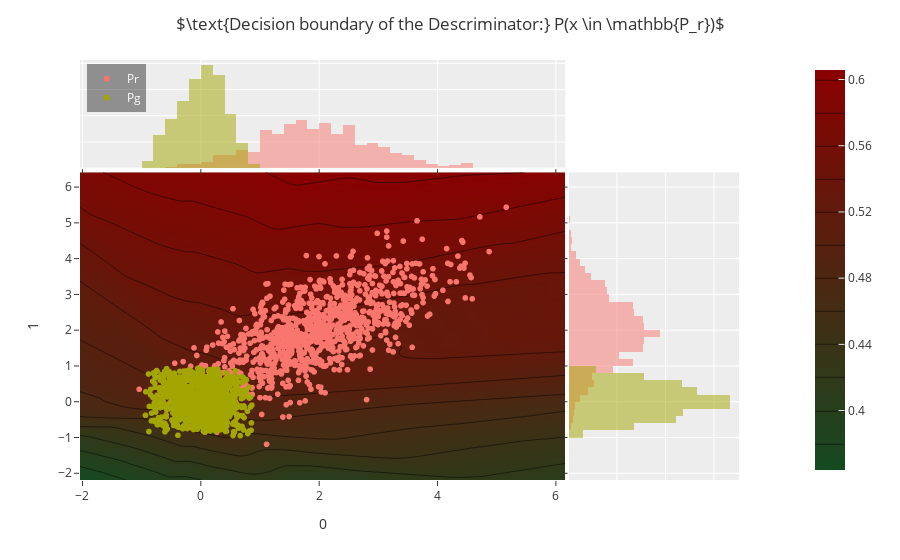

The notebook cell this image was saved under:
### Markdown cell above
# Test out Discriminator

### Code cell
# Parse data into an (X, y) tuple
X, y= Parser.to_ml_tuple(data= (Pr_sampled, Pg_sampled))
# Compute and plot decision boundary of the Discriminator
fig = GANvis.plot_decision_boundary(data= (X, y) , mdl= gan.D).show(config=GANvis.config)

### Figure 1 — Plotly figure (JSON) as saved in the notebook; plotly's stock layout.template omitted (floating-point values rounded to 4 significant figures; data arrays with more than 128 entries replaced by an {"elided": "..."} marker saying what was removed)
{"data": [{"hovertemplate": "=Pr<br>0=%{x}<br>1=%{y}<extra></extra>", "legendgroup": "Pr", "marker": {"color": "#F8766D", "symbol": "circle"}, "mode": "markers", "name": "Pr", "showlegend": true, "type": "scattergl", "x": {"elided": "1000 float values"}, "xaxis": "x", "y": {"elided": "1000 float values"}, "yaxis": "y"}, {"alignmentgroup": "True", "bingroup": "x", "hovertemplate": "=Pr<br>0=%{x}<br>count=%{y}<extra></extra>", "legendgroup": "Pr", "marker": {"color": "#F8766D"}, "name": "Pr", "offsetgroup": "Pr", "opacity": 0.5, "showlegend": false, "type": "histogram", "x": {"elided": "1000 float values"}, "xaxis": "x3", "yaxis": "y3"}, {"alignmentgroup": "True", "bingroup": "y", "hovertemplate": "=Pr<br>1=%{y}<br>count=%{x}<extra></extra>", "legendgroup": "Pr", "marker": {"color": "#F8766D"}, "name": "Pr", "offsetgroup": "Pr", "opacity": 0.5, "showlegend": false, "type": "histogram", "xaxis": "x2", "y": {"elided": "1000 float values"}, "yaxis": "y2"}, {"hovertemplate": "=Pg<br>0=%{x}<br>1=%{y}<extra></extra>", "legendgroup": "Pg", "marker": {"color": "#A3A500", "symbol": "circle"}, "mode": "markers", "name": "Pg", "showlegend": true, "type": "scattergl", "x": {"elided": "1000 float values"}, "xaxis": "x", "y": {"elided": "1000 float values"}, "yaxis": "y"}, {"alignmentgroup": "True", "bingroup": "x", "hovertemplate": "=Pg<br>0=%{x}<br>count=%{y}<extra></extra>", "legendgroup": "Pg", "marker": {"color": "#A3A500"}, "name": "Pg", "offsetgroup": "Pg", "opacity": 0.5, "showlegend": false, "type": "histogram", "x": {"elided": "1000 float values"}, "xaxis": "x3", "yaxis": "y3"}, {"alignmentgroup": "True", "bingroup": "y", "hovertemplate": "=Pg<br>1=%{y}<br>count=%{x}<extra></extra>", "legendgroup": "Pg", "marker": {"color": "#A3A500"}, "name": "Pg", "offsetgroup": "Pg", "opacity": 0.5, "showlegend": false, "type": "histogram", "xaxis": "x2", "y": {"elided": "1000 float values"}, "yaxis": "y2"}, {"colorbar": {"ticks": "inside", "title": {"side": "right"}, "x": 1.1}, "colorscale": [[0, "#154a21"], [1, "#8a0000"]], "contours": {"coloring": "heatmap"}, "hovertemplate": "Sample value: %{x: .2f} <br>D's p() of being a real sample = %{z: ,.0%}", "name": "contourplot", "type": "contour", "x": [-2.042, -1.942, -1.842, -1.742, -1.642, -1.542, -1.442, -1.342, -1.242, -1.142, -1.042, -0.942, -0.842, -0.742, -0.642, -0.542, -0.442, -0.342, -0.242, -0.142, -0.04199, 0.05801, 0.158, 0.258, 0.358, 0.458, 0.558, 0.658, 0.758, 0.858, 0.958, 1.058, 1.158, 1.258, 1.358, 1.458, 1.558, 1.658, 1.758, 1.858, 1.958, 2.058, 2.158, 2.258, 2.358, 2.458, 2.558, 2.658, 2.758, 2.858, 2.958, 3.058, 3.158, 3.258, 3.358, 3.458, 3.558, 3.658, 3.758, 3.858, 3.958, 4.058, 4.158, 4.258, 4.358, 4.458, 4.558, 4.658, 4.758, 4.858, 4.958, 5.058, 5.158, 5.258, 5.358, 5.458, 5.558, 5.658, 5.758, 5.858, 5.958, 6.058, 6.158], "y": [-2.188, -2.087, -1.987, -1.887, -1.787, -1.687, -1.587, -1.487, -1.387, -1.287, -1.187, -1.087, -0.9875, -0.8875, -0.7875, -0.6875, -0.5875, -0.4875, -0.3875, -0.2875, -0.1875, -0.0875, 0.0125, 0.1125, 0.2125, 0.3125, 0.4125, 0.5125, 0.6125, 0.7125, 0.8125, 0.9125, 1.013, 1.113, 1.213, 1.313, 1.413, 1.513, 1.613, 1.713, 1.813, 1.913, 2.013, 2.113, 2.213, 2.313, 2.413, 2.513, 2.613, 2.713, 2.813, 2.913, 3.013, 3.113, 3.213, 3.313, 3.413, 3.513, 3.613, 3.713, 3.813, 3.913, 4.013, 4.113, 4.213, 4.313, 4.413, 4.513, 4.613, 4.713, 4.813, 4.913, 5.013, 5.113, 5.213, 5.313, 5.413, 5.513, 5.613, 5.713, 5.813, 5.913, 6.013, 6.113, 6.213, 6.313, 6.413], "z": {"elided": "87x83 float values"}}], "layout": {"barmode": "overlay", "legend": {"bgcolor": "rgba(0,0,0,0.4)", "font": {"color": "white"}, "title": {"text": ""}, "tracegroupgap": 0, "x": 0.01, "xanchor": "left", "y": 0.99, "yanchor": "top"}, "margin": {"t": 60}, "title": {"text": "$\\text{Decision boundary of the Descriminator:} P(x \\in \\mathbb{P_r})$"}, "xaxis": {"anchor": "y", "domain": [0, 0.7363], "title": {"text": "0"}}, "xaxis2": {"anchor": "y2", "domain": [0.7413, 1], "matches": "x2", "showline": false, "showticklabels": false, "ticks": ""}, "xaxis3": {"anchor": "y3", "domain": [0, 0.7363], "matches": "x", "showticklabels": false}, "xaxis4": {"anchor": "y4", "domain": [0.7413, 1], "matches": "x2", "showline": false, "showticklabels": false, "ticks": ""}, "yaxis": {"anchor": "x", "domain": [0, 0.7326], "title": {"text": "1"}}, "yaxis2": {"anchor": "x2", "domain": [0, 0.7326], "matches": "y", "showticklabels": false}, "yaxis3": {"anchor": "x3", "domain": [0.7426, 1], "matches": "y3", "showline": false, "showticklabels": false, "ticks": ""}, "yaxis4": {"anchor": "x4", "domain": [0.7426, 1], "matches": "y3", "showline": false, "showticklabels": false, "ticks": ""}}}
